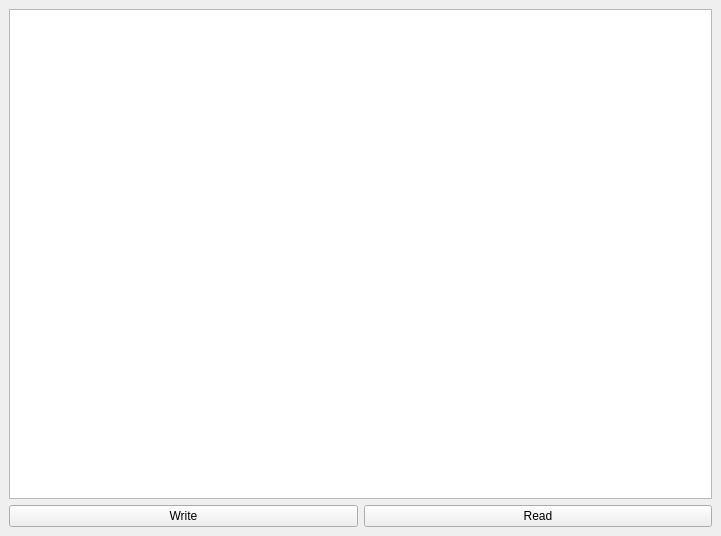
<?xml version="1.0" encoding="UTF-8"?>
<ui version="4.0">
 <class>MyMain</class>
 <widget class="QMainWindow" name="MyMain">
  <property name="geometry">
   <rect>
    <x>0</x>
    <y>0</y>
    <width>721</width>
    <height>536</height>
   </rect>
  </property>
  <property name="windowTitle">
   <string>MyMain</string>
  </property>
  <widget class="QWidget" name="centralwidget">
   <layout class="QVBoxLayout" name="verticalLayout">
    <item>
     <widget class="QPlainTextEdit" name="plainTextEdit"/>
    </item>
    <item>
     <layout class="QHBoxLayout" name="horizontalLayout">
      <item>
       <widget class="QPushButton" name="pushButton">
        <property name="text">
         <string>Write</string>
        </property>
       </widget>
      </item>
      <item>
       <widget class="QPushButton" name="pushButton_2">
        <property name="text">
         <string>Read</string>
        </property>
       </widget>
      </item>
     </layout>
    </item>
   </layout>
  </widget>
  <widget class="QMenuBar" name="menubar">
   <property name="geometry">
    <rect>
     <x>0</x>
     <y>0</y>
     <width>721</width>
     <height>21</height>
    </rect>
   </property>
  </widget>
 </widget>
 <resources/>
 <connections/>
</ui>
